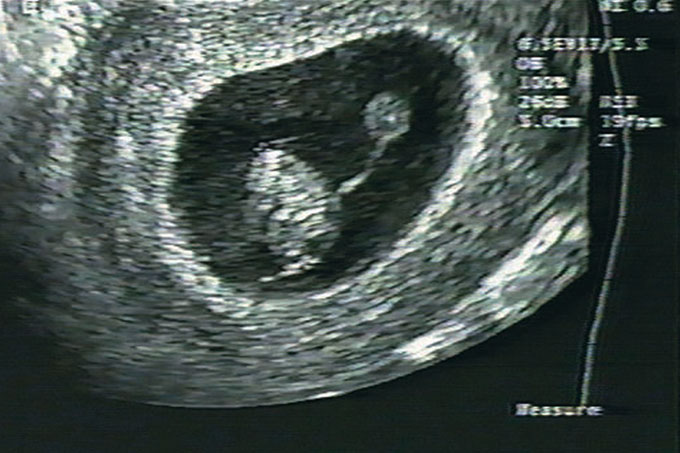
#> input picture fft/ultrassom.jpg, 680 x 453 px
$ jupyter execute fft.ipynb
#> lines starting #> are read from the running program, lines starting #| are printed output that depends on the picture
[cell 1]
import cv2
import numpy as np
import matplotlib.pyplot as plt

[cell 2]
img = cv2.imread('ultrassom.jpg', 0)
#> img: shape (453, 680); min 0, max 255, mean 77.9

[cell 3]
img_fft = cv2.dft(np.float32(img), flags=cv2.DFT_COMPLEX_OUTPUT)
img_fft_shift = np.fft.fftshift(img_fft)

[cell 4]
magnitude_spectrum = 20*np.log(cv2.magnitude(img_fft_shift[:,:,0],img_fft_shift[:,:,1]))
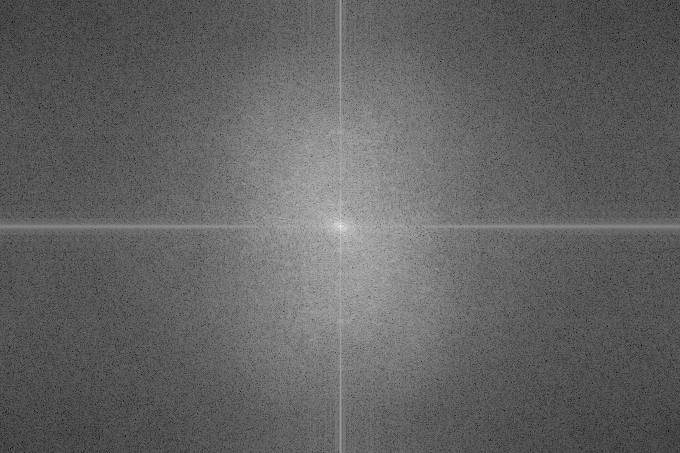
#> magnitude_spectrum: shape (453, 680) float32; min 21.6, max 339.9, mean 145.2; drawn with min black and max white

[cell 5]
fig, ax = plt.subplots(2, figsize=(20,10))

ax[0].imshow(img, cmap = 'gray')
ax[0].set_title('Original')

ax[1].imshow(magnitude_spectrum, cmap = 'gray')
ax[1].set_title('magnitude spectrum');
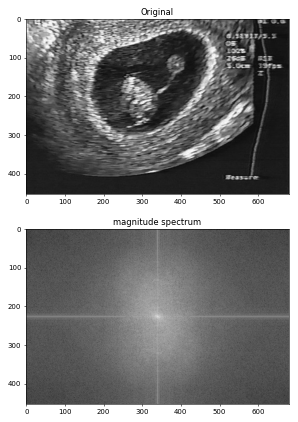
#> figure drawn by matplotlib, 2 panels

# Isolando frequência

[cell 6]
w, h = img.shape
#> w = 453; h = 680
w, h
#> Out = (453, 680)

[cell 7]
img_fft_shift_circle = magnitude_spectrum.copy()

mask = cv2.circle(img_fft_shift_circle, (h//2, w//2), 1, 0, -1)
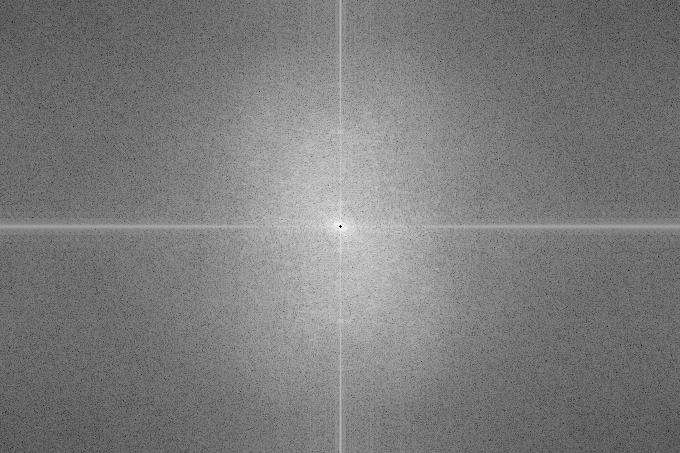
#> mask: shape (453, 680) float32; min 0, max 298.5, mean 145.2; drawn with min black and max white
plt.imshow(mask, cmap='gray');

[cell 8]
mask2 = np.zeros((w,h,2),np.uint8)

[cell 9]
mask2[:,:,0] = mask
mask2[:,:,1] = mask

[cell 10]
fshift = img_fft_shift * mask2

f_ishift = np.fft.ifftshift(fshift)
img_back = cv2.idft(f_ishift)
img_back = cv2.magnitude(img_back[:,:,0],img_back[:,:,1])
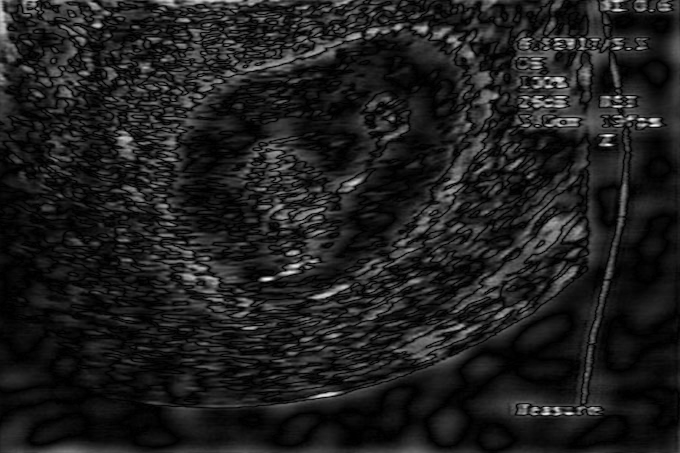
#> img_back: shape (453, 680) float32; min 4475.1, max 1.4e+10, mean 1.72e+09; drawn with min black and max white

[cell 11]
plt.imshow(img_back, cmap='gray');

[cell 12]
img_back_norm = cv2.normalize(img_back,None,0,255,cv2.NORM_MINMAX).astype(np.uint8)
plt.imshow(img_back_norm, cmap='gray')

[cell 13]
mask_norm = cv2.normalize(img, None, 0, 255, cv2.NORM_MINMAX)

[cell 14]
plt.imshow(cv2.multiply(img, mask_norm), cmap='gray')
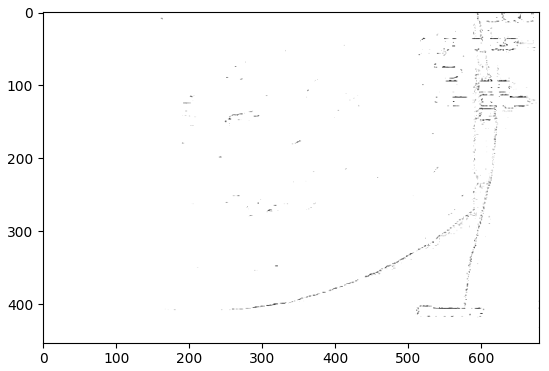
#> figure drawn by matplotlib, 1 panel

$ run again, with fft/raiox.jpg copied over fft/ultrassom.jpg
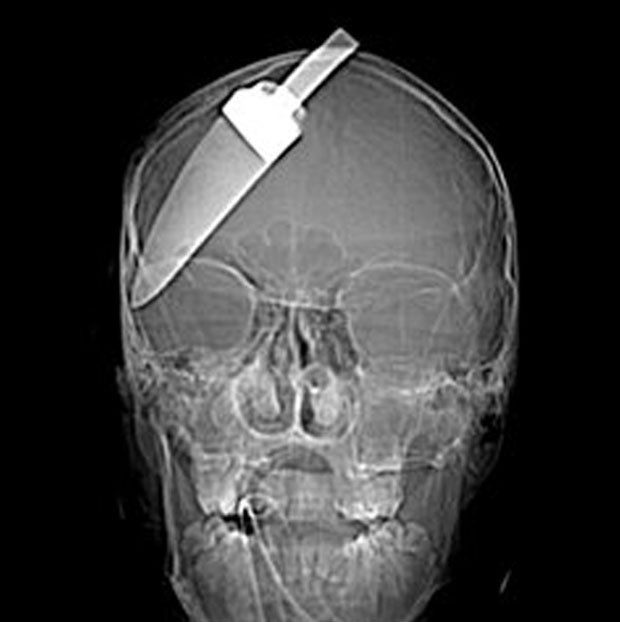
#> input picture fft/raiox.jpg, 620 x 622 px
#> img is the input picture: shape (622, 620); min 0, max 255, mean 60.4
#> `img_back = cv2.magnitude(img_back[:,:,0],img_back[:,:,1])`:
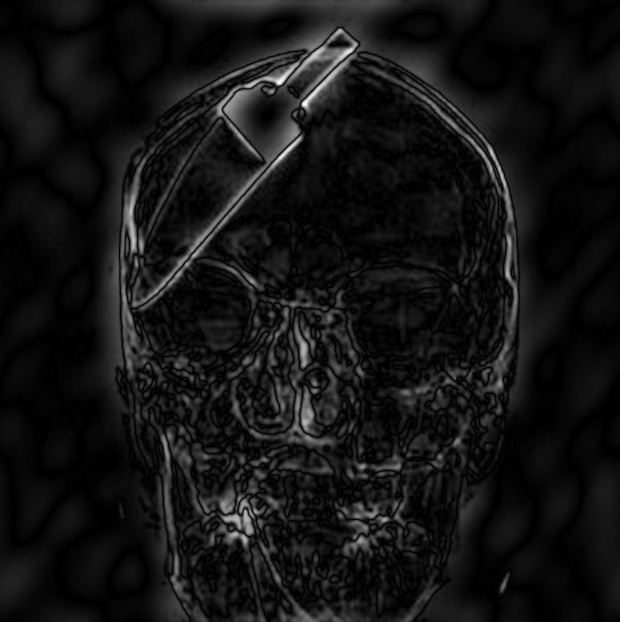
#> img_back: shape (622, 620) float32; min 1305.3, max 1.61e+10, mean 1.28e+09; drawn with min black and max white
#> `[cell 14] plt.imshow(cv2.multiply(img, mask_norm), cmap='gray')`:
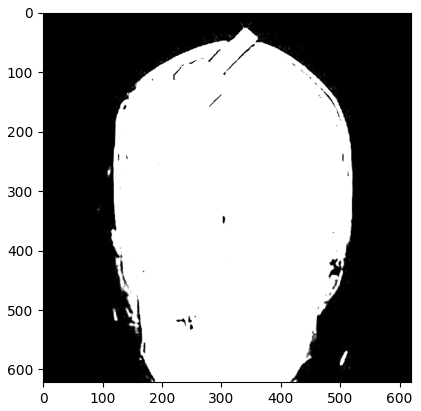
#> figure drawn by matplotlib, 1 panel
